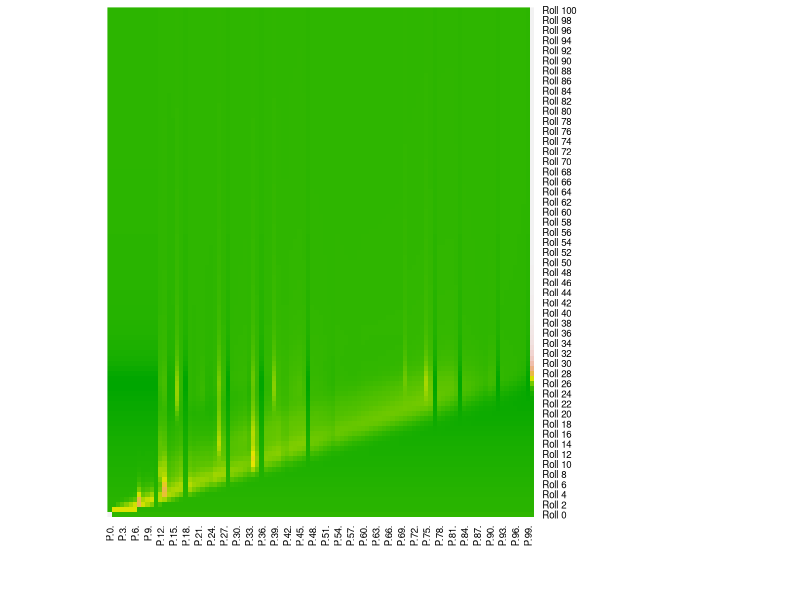

Reproduce this figure in R.
# SimTech Spring 2017 
# Homework 2
# Julie Kent 3/7/17
#
library(ggplot2)
library(reshape2)
library(dplyr)
setwd("C:/Users/jaken/OneDrive/Documents/Spring 2017 SimTech/IDS6938-SimulationTechniques/Homework2/SnakesAndLadders/output")
#markov <- read.csv("null_markov_results.txt", header=TRUE)
#markov <- read.csv("ladders_markov_results.txt", header=TRUE)
#markov <- read.csv("sl_markov_results.txt", header=TRUE)
markov <- read.csv("snakes_markov_results.txt", header=TRUE)
row.names(markov) <- markov$RowName
markov <- markov[,2:length(markov)]
markov_matrix <- data.matrix(markov)
heatmap(markov_matrix, Rowv=NA, Colv=NA, col=terrain.colors(256),
        scale="row", margins=c(5,10))
